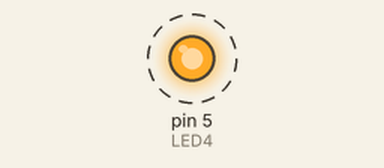
A sketch run on a simulated Arduino Uno, built with avr-gcc and run on an emulated ATmega328P. Parts: output pins drawn as LEDs (lit = HIGH). Dashed ring = blinking. What the sketch prints to the serial monitor is not drawn.

Above: at 0.5 s.
Timing chart, 0 to 4.6 s (numbered marks = the images above):
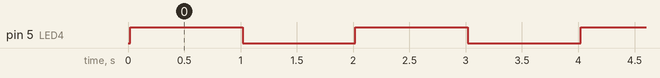

Measured:
- by itself, pin 5 (LED4): alternates HIGH for 1.0 s and LOW for 1.0 s

The sketch:

sketch_New_Project.ino
```cpp
//arduino code for the home energe manager
//version 1.1
//This version adds furnace control

#include <SPI.h>  //Serial communications
#include <OneWire.h>
#include <math.h>
#include <DallasTemperature.h>

/*
//#include <Ethernet.h>
//#include <EthernetUdp.h>

//#define HOST_NAME "Home_Energy_Manager"
*/
  // config for UDP and Ethernet
  // config for the Aduino side
  //byte arduinoMac[] = { 0xA8, 0x61, 0x0A, 0xAE, 0x41, 0x66 };
  //unsigned int arduinoPort = 8888;      // port of Arduino
  // config for the server side
//  IPAddress receiverIP(192, 168, 1, 8); // IP of udp packets receiver - server
//  unsigned int receiverPort = 6000;      // port to listen on the server
  // An EthernetUDP instance to let us send and receive packets over UDP
//  EthernetUDP Udp;
  // buffers for receiving and sending data
//  char packetBuffer [17];  //buffer to hold incoming packet,
                           // 12 for IP numbers + 3 for the periods + 2 for my lead "what to do"

  //define analog sensor pins
/*  int sensorPin1 = A0; // 1 - Wood Stove
  int sensorPin2 = A1; // 2 - Bread Board
  int sensorPin3 = A2; // 3 - Bedroom
  int sensorPin4 = A3; // 4 - Pipe
  int sensorPin5 = A4; // 5 - Furnace
  int sensorPin6 = A5; // 6 - Bread Board
*/                       // 7 - outdoor Sun
  // D1 - DON'T USE
  // D2 -
  // D3 - Digital Temperature Sensor from resister on bread board
  // D4 - DON'T USE
  // D5 - Blinker
  // D6 - Recirc Pump


  //float sensorInput;
  //float tempC4;
  //float houseTempC;
  //float furnaceTempF3;
  //float furnaceMax = 180;
  //float furnaceMin = 95;
  //float voltage;
  //float pipeTempUpper = 110;
  //int   whatToDo;
  //float currentBedRmTemp;
  //float maxHouseTemp = 68;
  //float minHouseTemp = 63;
  //float houseTempF = 0;
  //float minFamilyRmTemp = 64;
  //float maxFamilyRmTemp = 68;

  int whichSensor = 2;   // default family room
  int redState = 0;
  //int recircMotorState = 0;
  //int furnaceState = 0;

  //int furnaceOutput = 2; // D2 - Bread Board LED - Furnace output
//  int ONE_WIRE_BUS = 3;  // one wire set up for input D3
//  int ONE_WIRE_BUS2 = 7;  // one wire set up for input D3
                         // 4
  int LED4 = 5;          // D5 - Blinker
  int LED3 = 6;          // D6 - Recirc Pump motor output
  int count = 0;
/*
  // Setup a oneWire instance to communicate with any OneWire devices
  // (not just Maxim/Dallas temperature ICs)
//  OneWire oneWire(ONE_WIRE_BUS);
//  OneWire oneWire2(ONE_WIRE_BUS2);

  // Pass our oneWire reference to Dallas Temperature.
//  DallasTemperature sensors(&oneWire);
//  DallasTemperature sensors2(&oneWire2);
  //  float temp5 = 0;
  // variable to hold device addresses
  //DeviceAddress addCurSensor;
//  DeviceAddress outdoorSun =  {0x28, 0xEE, 0xE6, 0xB0, 0x06, 0x00, 0x00, 0x22};
//  DeviceAddress deskDigitalSensor =  {0x28, 0xFF, 0x45, 0x1A, 0xC1, 0x16, 0x05, 0xD1};
//  DeviceAddress outdoorShade =  {0x28, 0xBB, 0xF0, 0xEA, 0x0D, 0x00, 0x00, 0x05};
//  DeviceAddress waterTank =  {0x28, 0xFF, 0x55, 0x1E, 0xC0, 0x16, 0x05, 0x08

//};
*/

// setup code
void setup() {
   Serial.begin(9600); //Start the Serial Port at 9600 baud (default)

   Serial.println("Initialize Ethernet with DHCP:");
/*   if (Ethernet.begin(arduinoMac) == 0) {
       Serial.println("Failed to configure Ethernet using DHCP");
       if (Ethernet.hardwareStatus() == EthernetNoHardware) {
          Serial.println("Ethernet shield was not found.  Sorry, can't run without hardware. :(");
       } else if (Ethernet.linkStatus() == LinkOFF) {
          Serial.println("Ethernet cable is not connected.");
       }
*/
       // no point in carrying on, so do nothing forevermore:
//       while (true) { delay(1); }
//   }
//   Udp.begin(arduinoPort);

  //print your local IP address:
  //Serial.print("Arduino IP address: ");
  //Serial.print(Ethernet.localIP());
  //Serial.print(" port ");
  //Serial.println(arduinoPort);

//   pinMode(LED1, OUTPUT); // Declare the LED as an output
//   pinMode(furnaceOutput, OUTPUT);
//   pinMode(LED3, OUTPUT); // Motor output digital output 6
   pinMode(LED4, OUTPUT);

//  analogReference(EXTERNAL);
//  analogReference(INTERNAL);

   // Start the Digital Sensor library
//   sensors.begin();
}


void loop() {
  Serial.println("Arduino tinks the Current Server IP Address - ");

  Serial.println(count);
  count ++;
//  Serial.println(receiverIP);

  // This section checks if the recirc pump is running and turns it off
  // when temperature is reached
/*  if (recircMotorState == 1){
    if (((tempC4 * 9/5) + 32) >= pipeTempUpper){
          digitalWrite(LED3, LOW);
          Serial.println("just set recirc low");
          recircMotorState = 0;
    };
  };
*/


  /*{
      //Serial.print("Arduino received packet of size ");
      //Serial.println(packetSize);
      //Serial.print("From ");
      //IPAddress remote = Udp.remoteIP();
      //  for (int i =0; i < 4; i++) {
      //    Serial.print(remote[i], DEC);
      //    if (i < 3) {
      //      Serial.print(".");
      //    }
      //  }
      //Serial.print(", port ");
      //
      //Serial.println(Udp.remotePort());

      // read the packet into packetBufffer
      //Udp.read(packetBuffer,UDP_TX_PACKET_MAX_SIZE);
      Udp.read(packetBuffer, packetSize);
      Serial.print(" Contents: ");
      Serial.println(packetBuffer);   // packetBuffer is type char [17]

      IPAddress newIPAddress;
      //whatToDo = strtok(packetBuffer," ");
      whatToDo = atoi (strtok(packetBuffer," "));
      Serial.print("What To Do - ");
      Serial.println(whatToDo);

/*
  int sensorPin1 = A0; // 1 - Wood Stove
  int sensorPin2 = A1; // 2 - Bread Board
  int sensorPin3 = A2; // 3 - Bedroom
  int sensorPin4 = A3; // 4 - Pipe
  int sensorPin5 = A4; // 5 - Furnace
  int sensorPin6 = A5; // 6 - Bread Board
 */


/*  //Serial.print("Temperatures in Byte Array - ");
    //Serial.print(tBuffer1);
    //Serial.print(" temp2: ");
    //Serial.print(tBuffer2);
    //Serial.print(" temp3: ");
    //Serial.print(tBuffer3);
    //Serial.print(" temp4: ");
    //Serial.println(tBuffer4);
*/

  // Blink led 4 (digital output 5)
  digitalWrite(LED4, HIGH);
  delay(1000);
  digitalWrite(LED4, LOW);
///////
/*
  Serial.print("The Furnace state - ");
  Serial.print(furnaceState);
  Serial.print(" Red State - ");
  Serial.print(redState);
  Serial.print(" Motor State - ");
  Serial.println(recircMotorState);
*/
  delay(1000);

}
```
